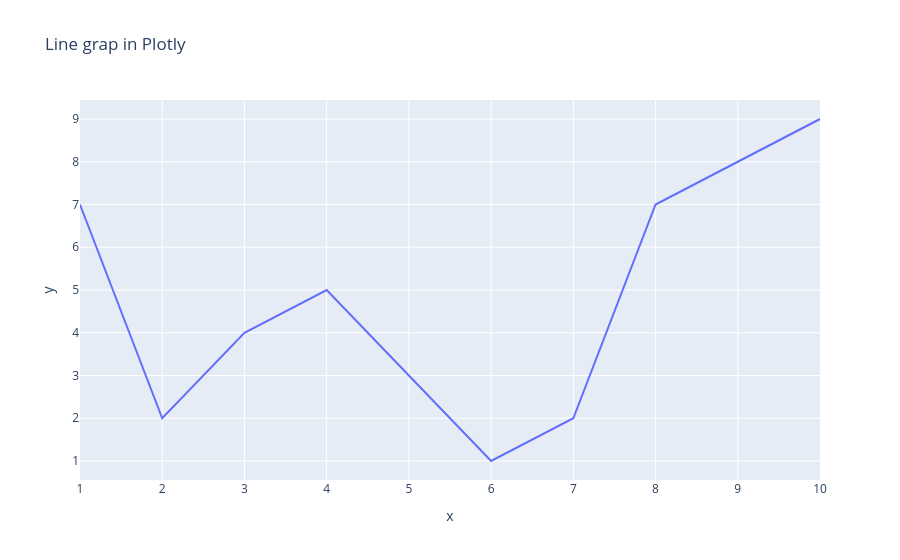

The notebook cell this image was saved under:
### Code cell
fig = ps.line(x=x,y=y, title = 'Line grap in Plotly')
fig.show()

### Figure 1 — Plotly figure (JSON) as saved in the notebook; plotly's stock layout.template omitted (floating-point values rounded to 4 significant figures)
{"data": [{"hovertemplate": "x=%{x}<br>y=%{y}<extra></extra>", "legendgroup": "", "line": {"color": "#636efa", "dash": "solid"}, "marker": {"symbol": "circle"}, "mode": "lines", "name": "", "orientation": "v", "showlegend": false, "type": "scatter", "x": [1, 2, 3, 4, 5, 6, 7, 8, 9, 10], "xaxis": "x", "y": [7, 2, 4, 5, 3, 1, 2, 7, 8, 9], "yaxis": "y"}], "layout": {"legend": {"tracegroupgap": 0}, "title": {"text": "Line grap in Plotly"}, "xaxis": {"anchor": "y", "domain": [0, 1], "title": {"text": "x"}}, "yaxis": {"anchor": "x", "domain": [0, 1], "title": {"text": "y"}}}}
